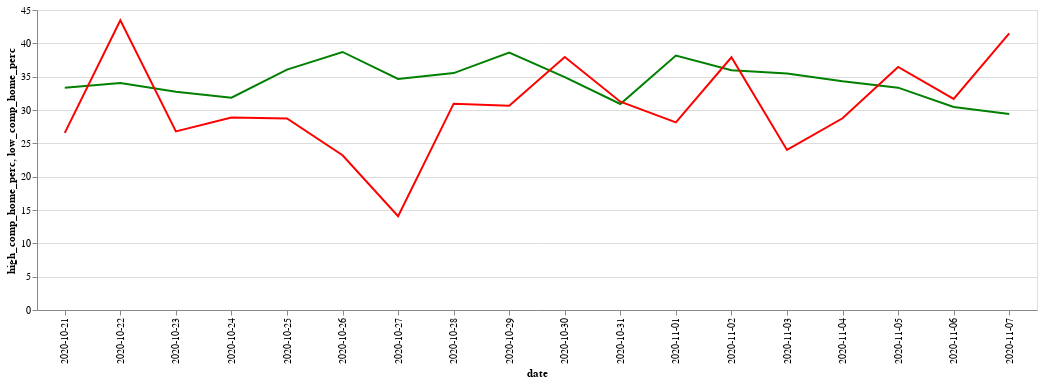

This figure's notebook cell:
### Code cell
base = alt.Chart(df4.reset_index()).encode(x='date'
).properties(width = 1000)
alt.layer(
    base.mark_line(color='green').encode(y='high_comp_home_perc'),
    base.mark_line(color='red').encode(y='low_comp_home_perc')
).interactive()

### Figure 1 — Vega-Lite specification as saved in the notebook (floating-point values rounded to 4 significant figures)
{"config": {"view": {"continuousWidth": 400, "continuousHeight": 300}}, "layer": [{"mark": {"type": "line", "color": "green"}, "encoding": {"x": {"type": "nominal", "field": "date"}, "y": {"type": "quantitative", "field": "high_comp_home_perc"}}, "selection": {"selector004": {"type": "interval", "bind": "scales", "encodings": ["x", "y"]}}, "width": 1000}, {"mark": {"type": "line", "color": "red"}, "encoding": {"x": {"type": "nominal", "field": "date"}, "y": {"type": "quantitative", "field": "low_comp_home_perc"}}, "width": 1000}], "data": {"name": "data-2d789245ba4af8cf6492979271e40949"}, "$schema": "https://vega.github.io/schema/vega-lite/v4.8.1.json", "datasets": {"data-2d789245ba4af8cf6492979271e40949": [{"index": 38, "date": "2020-10-24", "high_comp_home_perc": 31.84, "low_comp_home_perc": 28.88}, {"index": 48, "date": "2020-10-21", "high_comp_home_perc": 33.36, "low_comp_home_perc": 26.58}, {"index": 49, "date": "2020-10-29", "high_comp_home_perc": 38.62, "low_comp_home_perc": 30.63}, {"index": 92, "date": "2020-11-02", "high_comp_home_perc": 35.96, "low_comp_home_perc": 37.91}, {"index": 103, "date": "2020-11-05", "high_comp_home_perc": 33.35, "low_comp_home_perc": 36.46}, {"index": 115, "date": "2020-11-03", "high_comp_home_perc": 35.49, "low_comp_home_perc": 24.01}, {"index": 154, "date": "2020-10-26", "high_comp_home_perc": 38.71, "low_comp_home_perc": 23.21}, {"index": 156, "date": "2020-10-27", "high_comp_home_perc": 34.66, "low_comp_home_perc": 14.06}, {"index": 160, "date": "2020-10-28", "high_comp_home_perc": 35.53, "low_comp_home_perc": 30.95}, {"index": 187, "date": "2020-11-06", "high_comp_home_perc": 30.46, "low_comp_home_perc": 31.67}, {"index": 242, "date": "2020-11-07", "high_comp_home_perc": 29.4, "low_comp_home_perc": 41.5}, {"index": 275, "date": "2020-10-30", "high_comp_home_perc": 34.93, "low_comp_home_perc": 37.94}, {"index": 283, "date": "2020-11-04", "high_comp_home_perc": 34.3, "low_comp_home_perc": 28.76}, {"index": 301, "date": "2020-10-31", "high_comp_home_perc": 30.9, "low_comp_home_perc": 31.25}, {"index": 327, "date": "2020-10-22", "high_comp_home_perc": 34.04, "low_comp_home_perc": 43.45}, {"index": 340, "date": "2020-11-01", "high_comp_home_perc": 38.16, "low_comp_home_perc": 28.14}, {"index": 352, "date": "2020-10-23", "high_comp_home_perc": 32.74, "low_comp_home_perc": 26.79}, {"index": 363, "date": "2020-10-25", "high_comp_home_perc": 36.06, "low_comp_home_perc": 28.74}]}}
